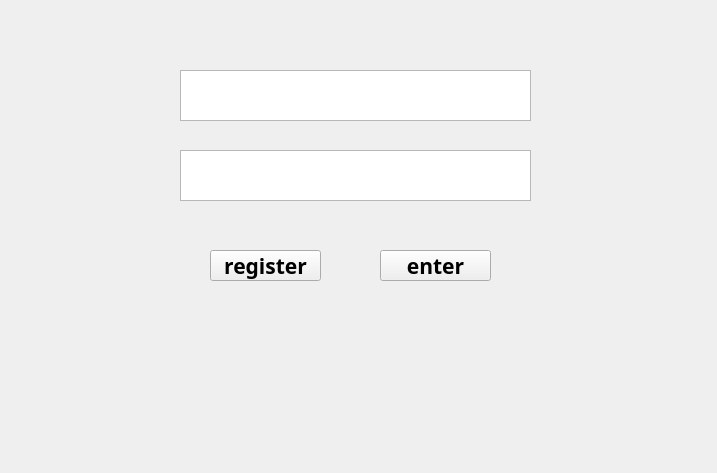
<?xml version="1.0" encoding="UTF-8"?>
<ui version="4.0">
 <class>Form</class>
 <widget class="QWidget" name="Form">
  <property name="geometry">
   <rect>
    <x>0</x>
    <y>0</y>
    <width>717</width>
    <height>473</height>
   </rect>
  </property>
  <property name="windowTitle">
   <string>Form</string>
  </property>
  <widget class="QTextEdit" name="textEdit">
   <property name="geometry">
    <rect>
     <x>180</x>
     <y>70</y>
     <width>351</width>
     <height>51</height>
    </rect>
   </property>
  </widget>
  <widget class="QTextEdit" name="textEdit_2">
   <property name="geometry">
    <rect>
     <x>180</x>
     <y>150</y>
     <width>351</width>
     <height>51</height>
    </rect>
   </property>
  </widget>
  <widget class="QPushButton" name="pushButton">
   <property name="geometry">
    <rect>
     <x>210</x>
     <y>250</y>
     <width>111</width>
     <height>31</height>
    </rect>
   </property>
   <property name="font">
    <font>
     <family>微软雅黑</family>
     <pointsize>16</pointsize>
     <weight>75</weight>
     <bold>true</bold>
    </font>
   </property>
   <property name="text">
    <string>register</string>
   </property>
  </widget>
  <widget class="QPushButton" name="pushButton_2">
   <property name="geometry">
    <rect>
     <x>380</x>
     <y>250</y>
     <width>111</width>
     <height>31</height>
    </rect>
   </property>
   <property name="font">
    <font>
     <family>微软雅黑</family>
     <pointsize>16</pointsize>
     <weight>75</weight>
     <bold>true</bold>
    </font>
   </property>
   <property name="text">
    <string>enter</string>
   </property>
  </widget>
 </widget>
 <resources/>
 <connections/>
</ui>
